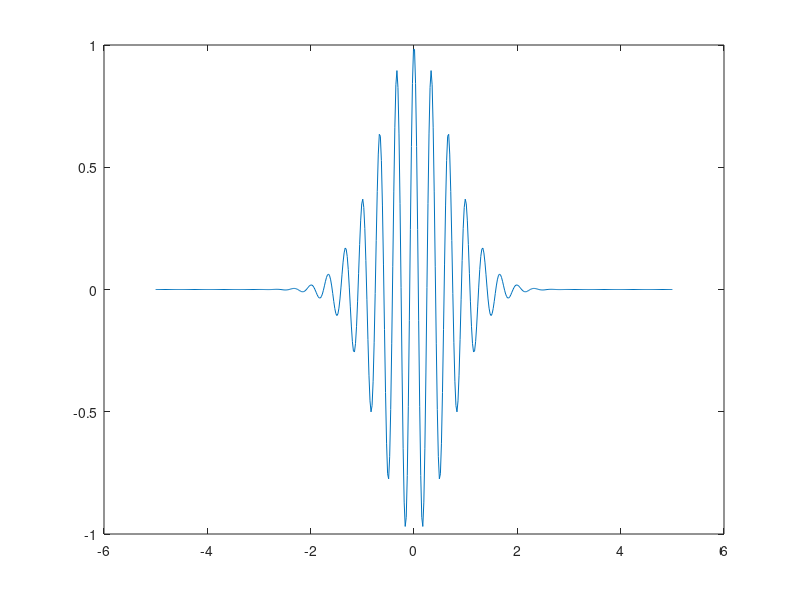

Here is the MATLAB script that generated this plot:
% Regression test function (black blox) for FreeMat v svn
% This function is autogenerated by helpgen.
function bbtest_success = bbtest_hold
  bbtest_success = 1;
NumErrors = 0;
try
  x = linspace(-5,5,500);

catch
  NumErrors = NumErrors + 1;
end
try
  t = exp(-x.^2);

catch
  NumErrors = NumErrors + 1;
end
try
  y = t.*cos(2*pi*x*3);

catch
  NumErrors = NumErrors + 1;
end
try
  plot(x,y);

catch
  NumErrors = NumErrors + 1;
end
try
  mprint hold1

catch
  NumErrors = NumErrors + 1;
end
if (NumErrors ~= 0) bbtest_success = 0; return; end
NumErrors = 0;
try
  plot(x,y);

catch
  NumErrors = NumErrors + 1;
end
try
  hold on

catch
  NumErrors = NumErrors + 1;
end
try
  plot(x,t,'g-',x,-t,'b-')

catch
  NumErrors = NumErrors + 1;
end
try
  mprint hold2

catch
  NumErrors = NumErrors + 1;
end
if (NumErrors ~= 0) bbtest_success = 0; return; end
